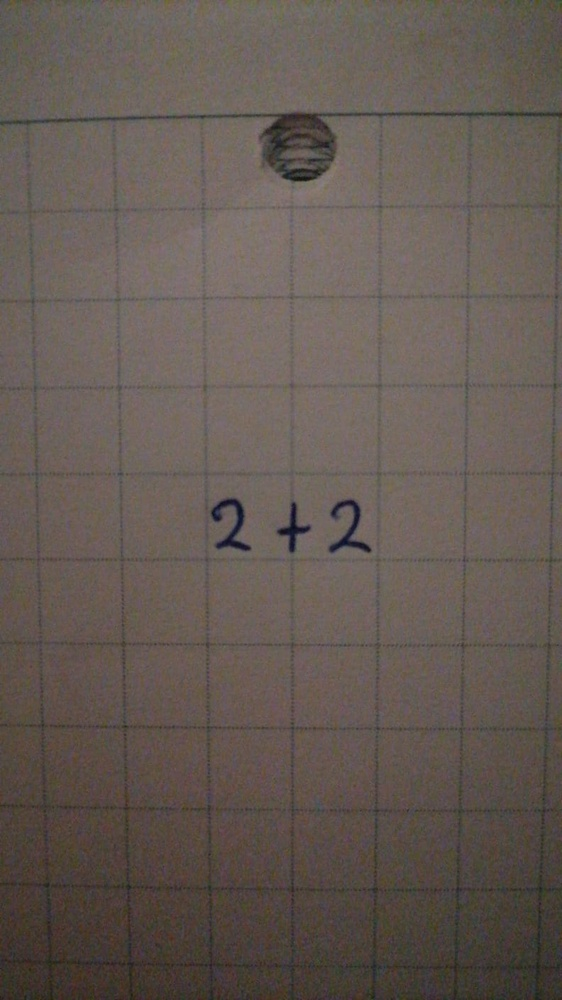
#> input picture test_images/ejemplo_ecuacion.jpg, 562 x 1000 px, shrunk from 792 x 1408 before the run
$ python -i preprocessing.py   (imports and definitions only)
#> lines starting #> are read from the running program, lines starting #| are printed output that depends on the picture; after the words box and inside, x2 and y2 are one past the last pixel; in counts of white or black regions, pixels touching at a corner belong together
#> further down, picture is the input picture: shape (1000, 562, 3); mean B, G, R 83, 89.8, 100.4
from __future__ import annotations

import cv2
import numpy as np


def _deskew(image: np.ndarray) -> np.ndarray:

    coords = np.column_stack(np.where(image > 0))
    if coords.size == 0:
        return image
    angle = cv2.minAreaRect(coords)[-1]
    if angle < -45:
        angle = -(90 + angle)
    else:
        angle = -angle
    (h, w) = image.shape[:2]
    center = (w // 2, h // 2)
    M = cv2.getRotationMatrix2D(center, angle, 1.0)
    rotated = cv2.warpAffine(image, M, (w, h), flags=cv2.INTER_CUBIC, borderMode=cv2.BORDER_REPLICATE)
    return rotated


def clean_and_binarize(image: np.ndarray) -> np.ndarray:
    # Escala de grises
    gray = cv2.cvtColor(image, cv2.COLOR_BGR2GRAY)
    # Filtro bilateral preserva bordes mientras reduce ruido
    gray = cv2.bilateralFilter(gray, 9, 75, 75)
    # Mejora de contraste para fotos con poca luz
    gray = cv2.equalizeHist(gray)
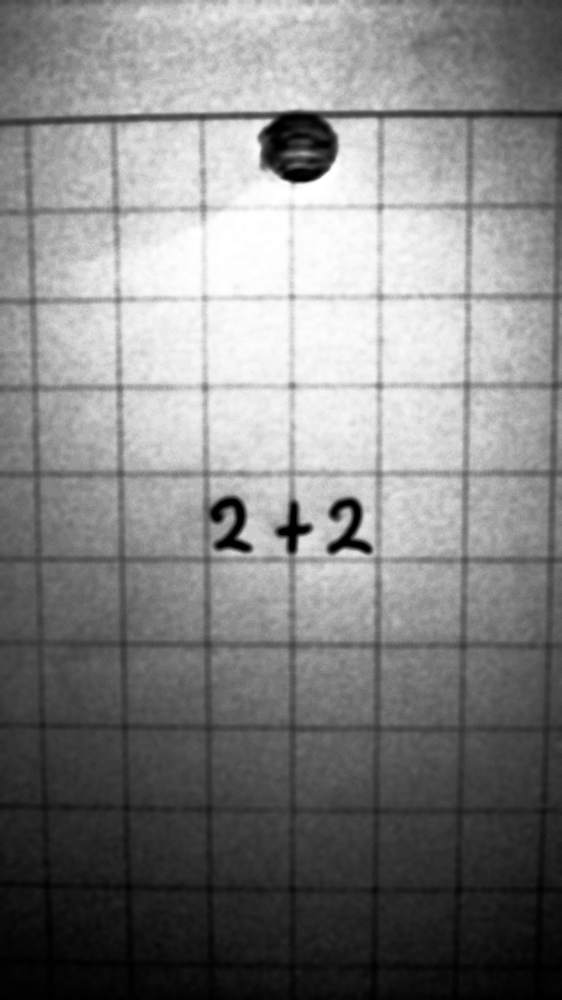
#> gray: shape (1000, 562); min 0, max 255, mean 130.1

    # Binarizacion adaptativa para obtener texto en blanco sobre fondo negro
    bw = cv2.adaptiveThreshold(
        gray,
        255,
        cv2.ADAPTIVE_THRESH_GAUSSIAN_C,
        cv2.THRESH_BINARY_INV,
        35,
        11,
    )
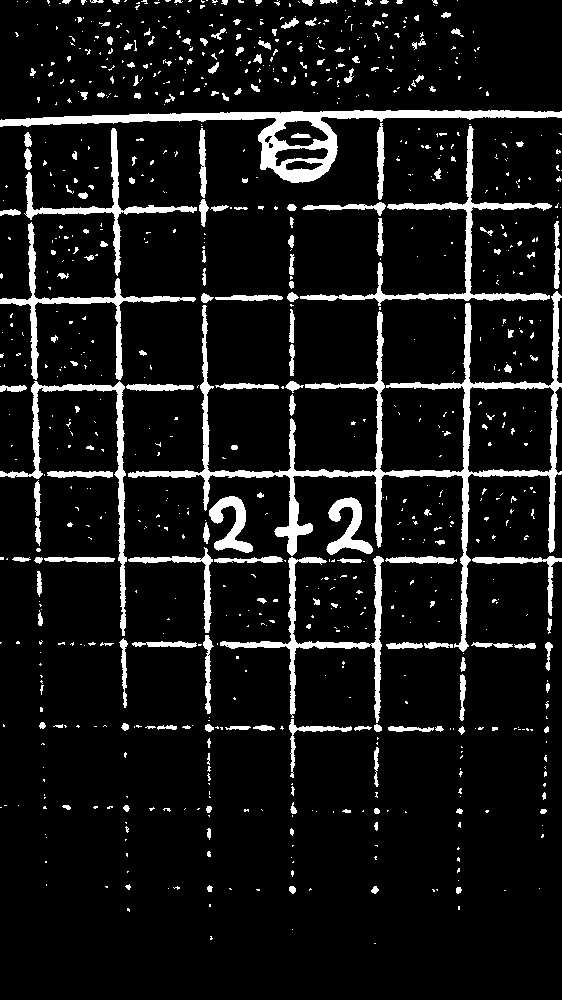
#> bw: shape (1000, 562); 9.1% white; 880 white regions (681 under 20 px), largest, box (x1, y1, x2, y2) and area: (128, 291, 562, 652) 10486, (0, 110, 562, 183) 6591, (300, 126, 552, 306) 3320

    # Operaciones morfologicas para eliminar ruido y cerrar huecos
    kernel = np.ones((3, 3), np.uint8)
    bw = cv2.morphologyEx(bw, cv2.MORPH_OPEN, kernel, iterations=1)
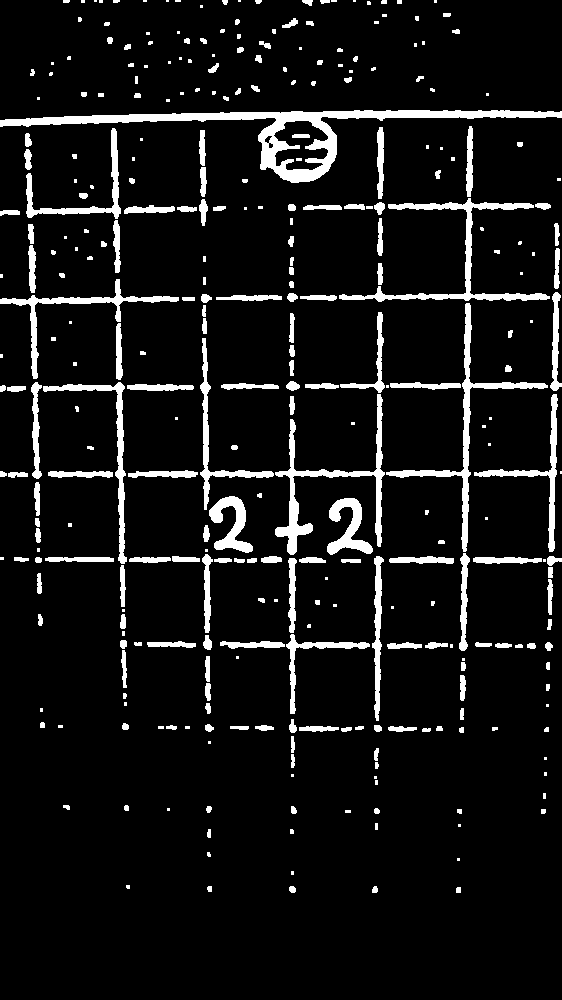
#> bw: shape (1000, 562); 8.1% white; 328 white regions (116 under 20 px), largest, box (x1, y1, x2, y2) and area: (0, 110, 562, 183) 6506, (275, 394, 385, 555) 2532, (339, 198, 550, 302) 2493
    bw = cv2.morphologyEx(bw, cv2.MORPH_CLOSE, kernel, iterations=1)
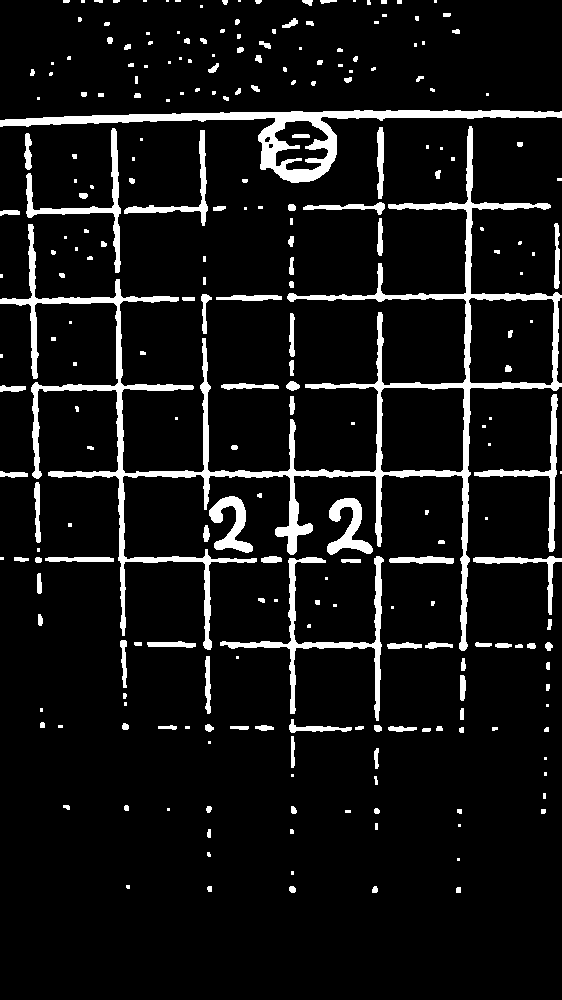
#> bw: shape (1000, 562); 8.2% white; 253 white regions (102 under 20 px), largest, box (x1, y1, x2, y2) and area: (0, 126, 562, 651) 18949, (0, 110, 562, 183) 6560, (220, 556, 384, 721) 2748

    # Corregir inclinacion
    bw = _deskew(bw)
#> in _deskew, `coords = np.column_stack(np.where(image > 0))`: coords = 46332 pairs, first value 0 to 892, second value 0 to 561
#> in _deskew, `angle = cv2.minAreaRect(coords)[-1]`: angle = -90
#> in _deskew, `angle = -(90 + angle)`: angle = 0
#> in _deskew, `M = cv2.getRotationMatrix2D(center, angle, 1.0)`: M = [[1, 0, 0], [0, 1, 0]]
    # Reaplicar un umbral para asegurar binarizacion tras la rotacion
    _, bw = cv2.threshold(bw, 0, 255, cv2.THRESH_BINARY | cv2.THRESH_OTSU)
    return bw

>>> import cv2
>>> picture = cv2.imread('../test_images/ejemplo_ecuacion.jpg')
>>> result = clean_and_binarize(picture)
